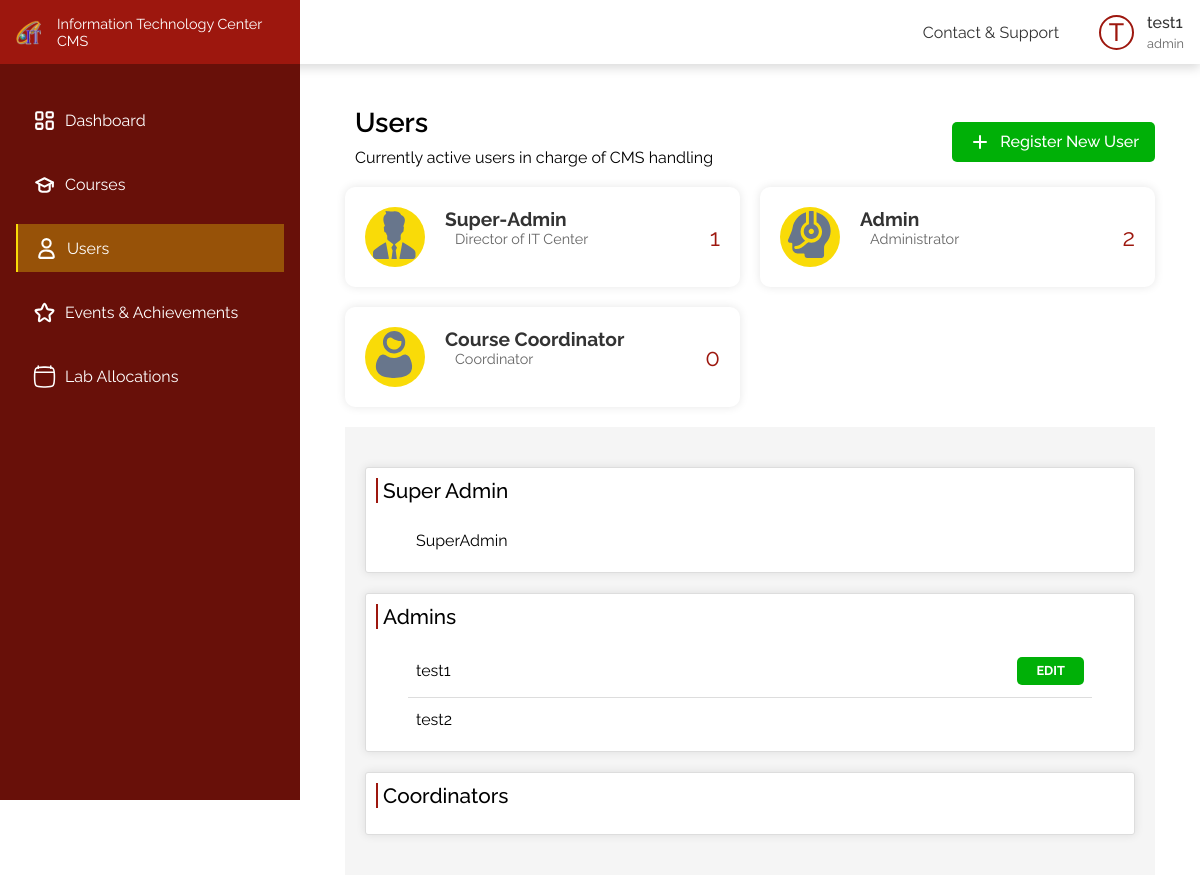
The app's page /pages/users/index.php (signed in), older data.
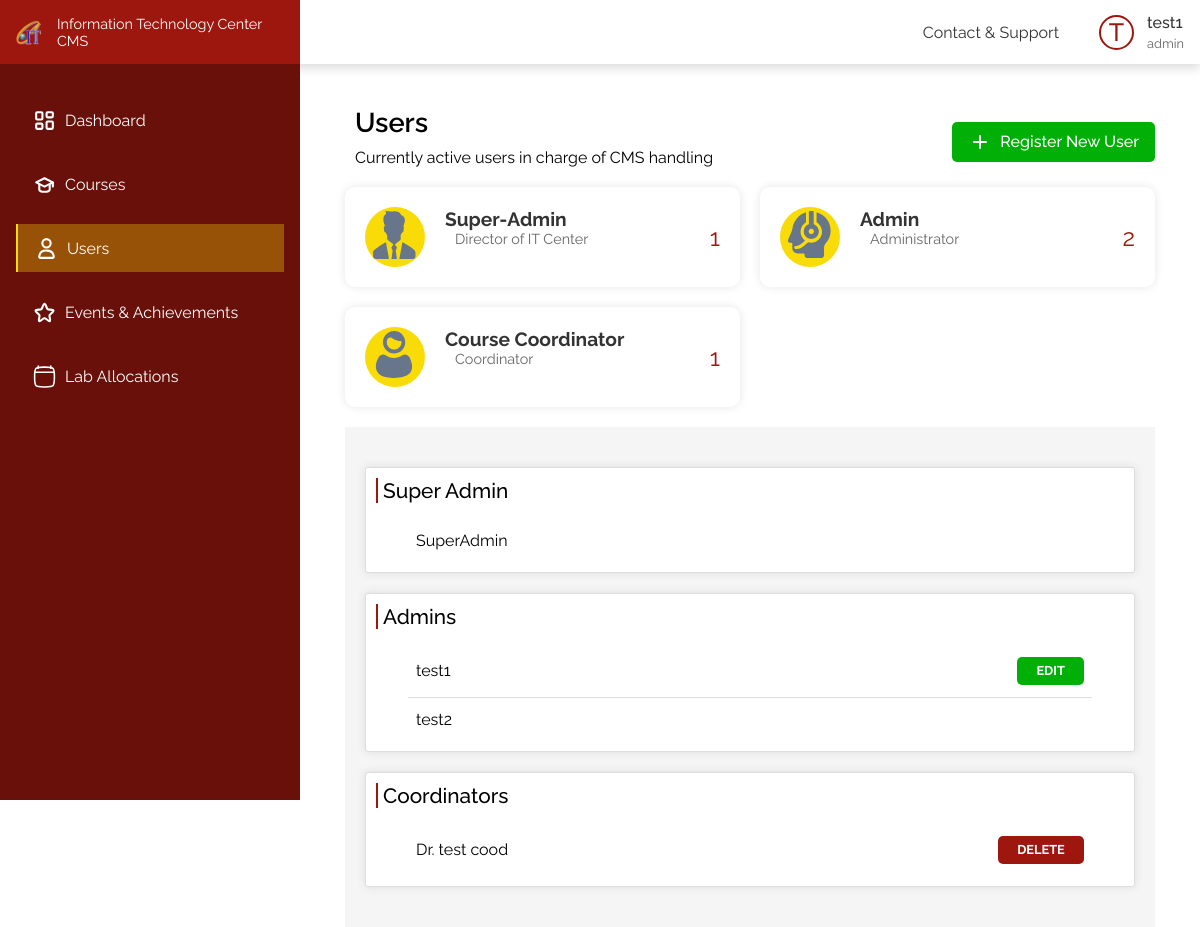
The same page, newer data.
### tables this page shows
CREATE TABLE IF NOT EXISTS `user` (
  `u_id` int(10) UNSIGNED NOT NULL AUTO_INCREMENT,
  `user_name` varchar(50) NOT NULL,
  `email` varchar(100) NOT NULL,
  `password` varchar(255) NOT NULL,
  `contact` varchar(20) NOT NULL,
  `clearense` varchar(20) NOT NULL,
  PRIMARY KEY (`u_id`)
);

### backend/functions/users.php (called while the page is built, shortened)
<?php
include_once $_SERVER['DOCUMENT_ROOT'] . "/config.php";
function getUsers()
{
    global $conn;
    $stmt = $conn->prepare("SELECT clearense, u_id, user_name FROM user");
    $stmt->execute();
    $result = $stmt->get_result();
    $users = array();
    while ($row = $result->fetch_assoc()) {
        $clearence = $row['clearense'];
        if (!isset($users[$clearence])) {
            $users[$clearence] = array();
        }
        $users[$clearence][] = $row;
    }
    return $users;
}

### config.php (called while the page is built, shortened)
<?php
$clearenceStatus = [
    'super_admin' => 2,
    'admin' => 1,
    'course_c' => 0
];

### pages/users/index.php (the view, shortened to what this page needs)
<?php
include_once $_SERVER['DOCUMENT_ROOT'] . "/config.php";
include $_SERVER['DOCUMENT_ROOT'] . "/includes/header.php";
include_once $_SERVER['DOCUMENT_ROOT'] . "/backend/functions/users.php";
$users = getUsers();
?>
<!DOCTYPE html>
<html lang="en">
<head>
    <link rel="stylesheet" href="/css/users.css">
</head>
<body>
    <div class="flex-box">
        <div class="left">
            <?php
            include_once(APP_ROOT . "/includes/sidebar.php");
            sidebar(2, 0);
            ?>
        </div>
        <div class="right">
            <main class="users">
                <div class="container">
                    <div class="title">
                        <div>
                            <h1>Users</h1>
                            <p>Currently active users in charge of CMS handling</p>
                        </div>
                        <a href="/pages/users/adduser.php"><img src="/images/Add_round.svg" alt=""> Register New User</a>
                    </div>
                    <div class="user-roles">
                        <div class="user-role" id="super-admin-role">
                            <div class="user-icon">
                                <img src="/images/superadmin.svg" alt="Superadmin Icon">
                            </div>
                            <div class="user-details">
                                <h3>Super-Admin</h3>
                                <p>Director of IT Center</p>
                            </div>
                            <div class="user-count"><?= isset($users['super_admin']) ? sizeof($users['super_admin']) : 0 ?></div>
                        </div>
                        <div class="user-role" id="admin-role">
                            <div class="user-icon">
                                <img src="/images/admin.svg" alt="Admin Icon">
                            </div>
                            <div class="user-details">
                                <h3>Admin</h3>
                                <p>Administrator</p>
                            </div>
                            <div class="user-count"><?= isset($users['admin']) ? sizeof($users['admin']) : 0 ?></div>
                        </div>
                        <div class="user-role" id="coordinator-role">
                            <div class="user-icon">
                                <img src="/images/coordinator.svg" alt="Coordinator Icon">
                            </div>
                            <div class="user-details">
                                <h3>Course Coordinator</h3>
                                <p>Coordinator</p>
                            </div>
                            <div class="user-count"><?= isset($users['course_c']) ? sizeof($users['course_c']) : 0 ?></div>
                        </div>
                    </div>
                    <div class="all-users">
                        <div class="user-list super-admin">
                            <h3>Super Admin</h3>
                            <ul>
                                <?php
                                if (isset($users['super_admin']))
                                    foreach ($users['super_admin'] as $key => $sa) {
                                ?>
                                    <li>
                                        <p><?= $sa['user_name'] ?></p>
                                    </li>
                                <?php
                                    }
                                ?>
                            </ul>
                        </div>
                        <div class="user-list admins">
                            <h3>Admins</h3>
                            <ul>
                                <?php
                                if (isset($users['admin']))
                                    foreach ($users['admin'] as $key => $admin) {
                                ?>
                                    <li>
                                        <p><?= $admin['user_name'] ?></p>
                                        <?php if ($_SESSION['user_id'] == $admin['u_id']) { ?>
                                            <a class="btn btn-success" href="/pages/users/edit.php">EDIT</a>
                                        <?php } ?>
                                    </li>
                                <?php
                                    }
                                ?>
                            </ul>
                        </div>
                        <div class="user-list coordinators">
                            <h3>Coordinators</h3>
                            <ul>
                                <?php
                                if (isset($users['course_c']))
                                    foreach ($users['course_c'] as $key => $cc) {
                                ?>
                                    <li>
                                        <p><?= $cc['user_name'] ?></p>
                                        <?php if ($clearenceStatus[$_SESSION['clearense']] > 0) { ?>
                                            <a class="btn btn-danger" href="/backend/api/users/get.php?delete=<?= $cc['u_id'] ?>">DELETE</a>
                                        <?php } ?>
                                    </li>
                                <?php
                                    }
                                ?>
                            </ul>
                        </div>
                    </div>
                </div>
            </main>
        </div>
    </div>
</body>
</html>

### includes/header_core.php (shortened to what this page needs)
<!DOCTYPE html>
<html lang="en">
<head>
    <link rel="stylesheet" href="/css/styles.css">
</head>
<body>
</body>
</html>

### includes/header.php (shortened to what this page needs)
<?php
include $_SERVER['DOCUMENT_ROOT'] . "/includes/header_core.php";
if (isset($_SESSION['user_id'])) {
  $user_id = $_SESSION['user_id'];
  $sql = "SELECT user_name, clearense FROM user WHERE u_id = ?";
  $stmt = $conn->prepare($sql);
  $stmt->bind_param("i", $user_id);
  $stmt->execute();
  $result = $stmt->get_result();
  if ($row = $result->fetch_assoc()) {
    $username = $row['user_name'];
    $role = $row['clearense'];
  }
}
?>
<!DOCTYPE html>
<html lang="en">
<head>
  <link rel="stylesheet" href="/css/header.css">
</head>
<body>
  <header>
    <div class="menu">
      <ul>
        <li><a href="/pages/contactNsupport.php">Contact & Support</a></li>
      </ul>
    </div>
    <div class="profile">
      <div class="img"><?php echo isset($username) ? strtoupper(substr($username, 0, 1)) : 'G'; ?></div>
      <h5><?php echo isset($username) ? $username : 'Guest'; ?></h5>
      <p><?php echo isset($role) ? $role : 'Guest'; ?></p>
    </div>
  </header>
</body>
</html>

### includes/sidebar.php (shortened to what this page needs)
<!DOCTYPE html>
<html lang="en">
<head>
    <link rel="stylesheet" href="/css/sidebar.css">
</head>
<body>
    <?php function sidebar(int $index, int $subindex)
    {
    ?>
        <div class="side">
            <div class="logo">
                <img src="/images/ITCenterLogo.svg" alt="IT Center Logo" />
                <span>Information Technology Center CMS</span>
            </div>
            <div class="links">
                <a href="/" class="link <?php echo $index == 0 ? 'active' : '' ?>">
                    <div class="link-main">
                        <img src="/images/darhboard_alt.svg" alt="">
                        <p>Dashboard</p>
                    </div>
                </a>
                <a href="/pages/course/" class="link <?php echo $index == 1 ? 'active' : '' ?>">
                    <div class="link-main">
                        <img src="/images/Mortarboard.svg" alt="">
                        <p>Courses</p>
                    </div>
                </a>
                <a href="/pages/users/" class="link <?php echo $index == 2 ? 'active' : '' ?>">
                    <div class="link-main">
                        <img src="/images/User_alt.svg" alt="">
                        <p>Users</p>
                    </div>
                </a>
                <div>
                <a href="/pages/eventsandachivements.php" class="link <?php echo $index == 3 ? 'active' : '' ?>">
                    <div class="link-main">
                        <img src="/images/Star.svg" alt="">
                        <p>Events & Achievements</p>
                    </div>
                </a>
            </div>
                <a href="/pages/labslots/" class="link <?php echo $index == 4 ? 'active' : '' ?>">
                    <div class="link-main">
                        <img src="/images/calendar.svg" alt="">
                        <p>Lab Allocations</p>
                    </div>
                </a>
            </div>
        </div>
    <?php } ?>
</body>
</html>

### css/styles.css (style rules this page uses)
* { margin: 0; padding: 0; box-sizing: border-box; font-family: "Raleway", sans-serif; }
:root { --color-1: #9d170e; --color-2: #f9db08; --color-3: #305fa6; --color-4: #00b007; --color-5: #790483; --color-text-1: #333; --color-text-2: #666; --color-shade-1: #681009; }
.container { width: clamp(300px, 90%, 1440px); margin: auto; }
a { text-decoration: none; }
.flex-box { display: flex; }
.left { width: 300px; }
.right { width: calc(100% - 300px); padding-top: 4rem; }
.title { display: flex; align-items: center; justify-content: space-between; width: 100%; }
.title h1 { font-weight: 600; font-size: 1.7rem; margin-bottom: 0.5rem; display: flex; align-items: center; gap: 0.5rem; }
.title a { display: flex; align-items: center; gap: 0.5rem; padding: 0.5rem 1rem; background-color: var(--color-4); color: white; font-weight: 500; border-radius: 5px; }
.title a img { filter: invert() brightness(2); }

### css/header.css (style rules this page uses)
header { color: var(--color-text-1); box-shadow: 0 4px 10px rgba(0, 0, 0, 0.146); position: fixed; left: 0; top: 0; z-index: 10; background-color: white; display: flex; align-items: center; height: 4rem; gap: 0.5rem; width: 100%; padding: 0 1rem; }
.menu { display: flex; align-items: center; margin-left: auto; }
.menu ul { list-style: none; display: flex; gap: 1.2rem; }
.menu ul li { cursor: pointer; position: relative; font-weight: 400; font-size: 1rem; }
.menu ul li a { color: var(--color-text-1); }
.menu ul li:before { content: ""; position: absolute; bottom: -4px; left: 0; width: 0; height: 2px; background-color: transparent; transition: width 0.3s ease-in-out, background-color 0.3s ease-in-out; }
.profile { margin-left: 2rem; display: grid; grid-template-columns: 40px auto; gap: 0.25rem 0.5rem; align-items: center; cursor: pointer; }
.profile h5 { font-weight: 500; font-size: 1rem; }
.profile p { grid-column: 2; font-size: 0.8rem; color: var(--color-text-2); }
.profile .img { display: flex; font-size: 25px; align-items: center; justify-content: center; font-weight: 500; height: 35px; width: 35px; border-radius: 50%; grid-row: 1/3; border: 2px solid var(--color-1); color: var(--color-1); }

### css/users.css (style rules this page uses)
.users { padding-top: 2rem; }
.users .user-roles { display: grid; grid-template-columns: repeat(auto-fill, minmax(275px, 1fr)); gap: 20px; }
.users .user-role { background-color: #fff; border-radius: 10px; box-shadow: 0 0 10px rgba(0, 0, 0, 0.1); padding: 20px; display: flex; align-items: center; transition: all 0.2s; }
.users .user-icon { width: 60px; height: 60px; overflow: hidden; border-radius: 50%; background-color: var(--color-2); }
.users .user-icon img { margin-left: 5px; margin-top: 4px; width: 80%; height: 80%; }
.users .user-details { flex-grow: 1; margin-left: 20px; }
.users .user-details h3 { font-size: 1.2rem; color: var(--color-text-1); }
.users .user-details p { font-size: 0.9rem; margin: 0; color: var(--color-text-2); }
.users .user-count { font-size: 1.5rem; color: var(--color-1); margin-left: 20px; }
.users .container p { margin-bottom: 20px; margin-left: 10px; }
.users .container h1 { margin: 10px; }
.users .all-users { margin-top: 20px; padding: 20px; background-color: #f5f5f5; }
.users .super-admin, .users .admins, .users .coordinators { margin-top: 20px; margin-bottom: 20px; padding: 10px; border: 1px solid #ddd; background-color: #fff; border-radius: 3px; box-shadow: 0 0 10px rgba(0, 0, 0, 0.1); }
.users .super-admin h3, .users .admins h3, .users .coordinators h3 { font-size: 18px; margin: 0; padding: 0; border-left: 2px solid var(--color-1); padding-left: 5px; margin-bottom: 1rem; font-size: 1.3rem; font-weight: 500; }
.users .super-admin p, .users .admins p, .users .coordinators p { font-size: 1rem; margin: 0; padding: 0; margin-right: auto; }
.users .super-admin ul, .users .admins ul, .users .coordinators ul { list-style: none; padding: 0; }
.users .super-admin li, .users .admins li, .users .coordinators li { margin: 0 2rem; display: flex; align-items: center; padding: 0.75rem 0.5rem; }
.users .super-admin li:not(:last-child), .users .admins li:not(:last-child), .users .coordinators li:not(:last-child) { border-bottom: 1px solid #ddd; }
.users .btn { padding: 0.5em 1.5em; font-size: 0.8rem; border-radius: 5px; border: none; cursor: pointer; font-weight: 700; transition: all 0.3s; }
.users .btn.btn-success { background-color: var(--color-4); color: #fff; }
.users .btn.btn-danger { background-color: var(--color-1); color: #fff; }

Row changes from the older to the newer data that the page shows:
added user: user_name "Dr. test cood", shown under "Coordinators"
Text that changed along with them:
sizeof($users['course_c']): (not shown) → "1"
text no longer shown: "0"
